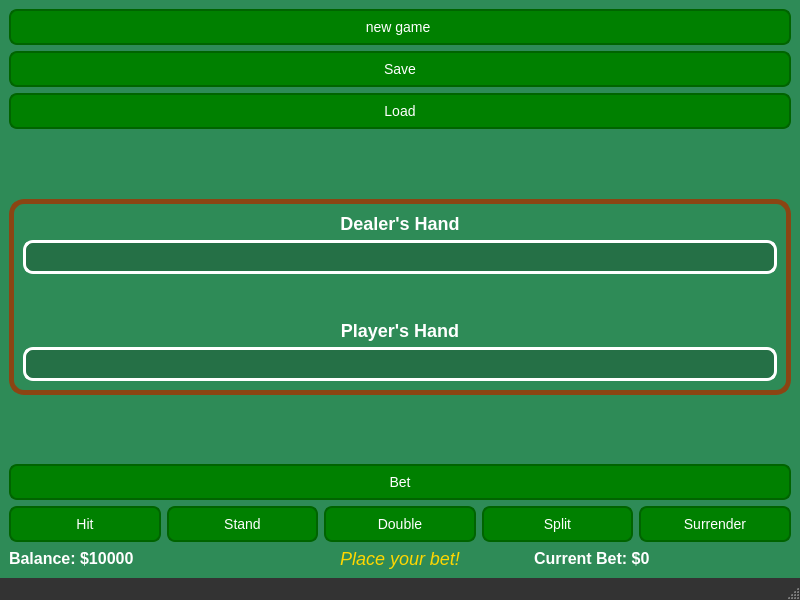
<?xml version="1.0" encoding="UTF-8"?>
<ui version="4.0">
 <class>MainWindow</class>
 <widget class="QMainWindow" name="MainWindow">
  <property name="geometry">
   <rect>
    <x>0</x>
    <y>0</y>
    <width>800</width>
    <height>600</height>
   </rect>
  </property>
  <property name="windowTitle">
   <string>Blackjack</string>
  </property>
  <property name="styleSheet">
   <string notr="true">
QMainWindow {
    background-color: #2E8B57;
}
QPushButton {
    background-color: #008000;
    color: #FFFFFF;
    border: 2px solid #006400;
    border-radius: 8px;
    padding: 8px 16px;
    font-size: 14px;
}
QPushButton:hover {
    background-color: #00A000;
}
QPushButton:pressed {
    background-color: #006400;
    border-style: inset;
}
QStatusBar {
    background-color: #333333;
    color: #DDDDDD;
    font-size: 12px;
}
/* Only style in-game labels, not all labels */
#dealerLabel, #playerLabel, #balanceLabel, #betLabel {
    color: #FFFFFF;
    font-weight: bold;
    font-size: 16px;
}
#gameStatusLabel {
    color: #FFD700;
    font-size: 18px;
    font-style: italic;
}
#gameBoardFrame {
    border: 5px solid #8B4513;
    border-radius: 15px;
    background-color: #2E8B57;
}
#cardPlaceholder {
    background-color: rgba(255, 255, 255, 50);
    border: 1px solid #FFFFFF;
    border-radius: 5px;
    min-width: 80px;
    min-height: 120px;
    max-width: 80px;
    max-height: 120px;
}
#dealerDisplayFrame, #playerDisplayFrame {
    border: 3px solid #FFFFFF;
    background-color: rgba(0, 0, 0, 50);
    border-radius: 10px;
    padding: 5px;
}
   </string>
  </property>
  <widget class="QWidget" name="centralwidget">
   <layout class="QVBoxLayout" name="verticalLayout">
    <item>
     <widget class="QPushButton" name="pushButton">
      <property name="text">
       <string>new game </string>
      </property>
     </widget>
    </item>
    <item>
     <widget class="QPushButton" name="saveButton">
      <property name="text">
       <string>Save</string>
      </property>
     </widget>
    </item>
    <item>
     <widget class="QPushButton" name="loadButton">
      <property name="text">
       <string>Load</string>
      </property>
     </widget>
    </item>
    <item>
     <spacer name="topSpacer">
      <property name="orientation">
       <enum>Qt::Orientation::Vertical</enum>
      </property>
      <property name="sizeHint" stdset="0">
       <size>
        <width>20</width>
        <height>20</height>
       </size>
      </property>
     </spacer>
    </item>
    <item>
     <widget class="QFrame" name="gameBoardFrame">
      <property name="frameShape">
       <enum>QFrame::Shape::StyledPanel</enum>
      </property>
      <property name="frameShadow">
       <enum>QFrame::Shadow::Raised</enum>
      </property>
      <layout class="QVBoxLayout" name="gameBoardLayout">
       <item>
        <widget class="QLabel" name="dealerLabel">
         <property name="styleSheet">
          <string notr="true">font-size: 18px;</string>
         </property>
         <property name="text">
          <string>Dealer's Hand</string>
         </property>
         <property name="alignment">
          <set>Qt::AlignmentFlag::AlignCenter</set>
         </property>
        </widget>
       </item>
       <item>
        <widget class="QFrame" name="dealerDisplayFrame">
         <property name="frameShape">
          <enum>QFrame::Shape::StyledPanel</enum>
         </property>
         <property name="frameShadow">
          <enum>QFrame::Shadow::Raised</enum>
         </property>
         <layout class="QHBoxLayout" name="dealerCardLayout">
          <property name="spacing">
           <number>10</number>
          </property>
         </layout>
        </widget>
       </item>
       <item>
        <spacer name="middleSpacer">
         <property name="orientation">
          <enum>Qt::Orientation::Vertical</enum>
         </property>
         <property name="sizeHint" stdset="0">
          <size>
           <width>20</width>
           <height>40</height>
          </size>
         </property>
        </spacer>
       </item>
       <item>
        <widget class="QLabel" name="playerLabel">
         <property name="styleSheet">
          <string notr="true">font-size: 18px;</string>
         </property>
         <property name="text">
          <string>Player's Hand</string>
         </property>
         <property name="alignment">
          <set>Qt::AlignmentFlag::AlignCenter</set>
         </property>
        </widget>
       </item>
       <item>
        <widget class="QFrame" name="playerDisplayFrame">
         <property name="frameShape">
          <enum>QFrame::Shape::StyledPanel</enum>
         </property>
         <property name="frameShadow">
          <enum>QFrame::Shadow::Raised</enum>
         </property>
         <layout class="QHBoxLayout" name="playerCardLayout">
          <property name="spacing">
           <number>10</number>
          </property>
         </layout>
        </widget>
       </item>
      </layout>
     </widget>
    </item>
    <item>
     <spacer name="bottomSpacer">
      <property name="orientation">
       <enum>Qt::Orientation::Vertical</enum>
      </property>
      <property name="sizeHint" stdset="0">
       <size>
        <width>20</width>
        <height>20</height>
       </size>
      </property>
     </spacer>
    </item>
    <item>
     <widget class="QPushButton" name="pushButton_2">
      <property name="text">
       <string>Bet</string>
      </property>
     </widget>
    </item>
    <item>
     <layout class="QHBoxLayout" name="controlsLayout">
      <item>
       <widget class="QPushButton" name="hitButton">
        <property name="text">
         <string>Hit</string>
        </property>
       </widget>
      </item>
      <item>
       <widget class="QPushButton" name="standButton">
        <property name="text">
         <string>Stand</string>
        </property>
       </widget>
      </item>
      <item>
       <widget class="QPushButton" name="doubleButton">
        <property name="text">
         <string>Double</string>
        </property>
       </widget>
      </item>
      <item>
       <widget class="QPushButton" name="splitButton">
        <property name="text">
         <string>Split</string>
        </property>
       </widget>
      </item>
      <item>
       <widget class="QPushButton" name="surrenderButton">
        <property name="text">
         <string>Surrender</string>
        </property>
       </widget>
      </item>
     </layout>
    </item>
    <item>
     <layout class="QHBoxLayout" name="statusLayout">
      <item>
       <widget class="QLabel" name="balanceLabel">
        <property name="text">
         <string>Balance: $10000</string>
        </property>
       </widget>
      </item>
      <item>
       <widget class="QLabel" name="gameStatusLabel">
        <property name="text">
         <string>Place your bet!</string>
        </property>
        <property name="alignment">
         <set>Qt::AlignmentFlag::AlignCenter</set>
        </property>
       </widget>
      </item>
      <item>
       <widget class="QLabel" name="betLabel">
        <property name="text">
         <string>Current Bet: $0</string>
        </property>
       </widget>
      </item>
     </layout>
    </item>
   </layout>
  </widget>
  <widget class="QStatusBar" name="statusbar"/>
 </widget>
 <resources/>
 <connections/>
</ui>
